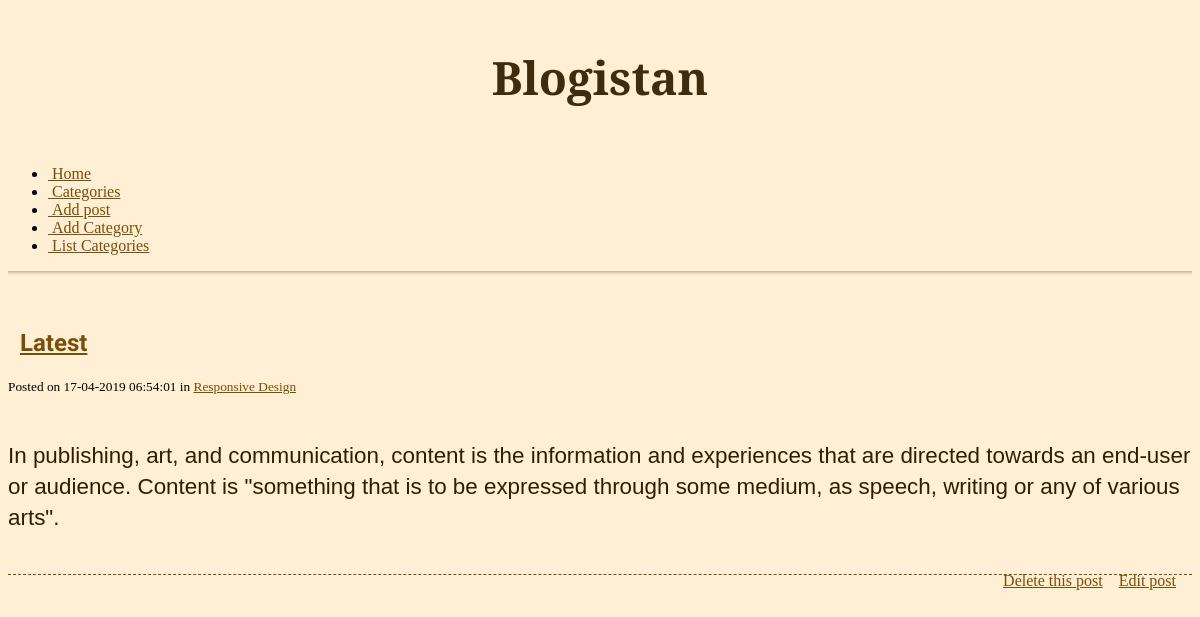
/index.php?id=39, run on the app's committed database.
### tables this page shows
CREATE TABLE `posts` (
  `id` int(6) NOT NULL AUTO_INCREMENT,
  `cat_id` int(3) NOT NULL,
  `title` varchar(255) NOT NULL,
  `contents` text NOT NULL,
  `date_posted` datetime NOT NULL,
  PRIMARY KEY (`id`)
);

### resources/func/blog.php (called while the page is built, shortened)
<?php
function get_posts($id = null, $cat_id = null) {
	$conn = mysqli_connect('localhost', 'root', 'root','blog');
	$posts = array();
	$query = "SELECT posts.id AS post_id, categories.id AS category_id, title, contents, date_posted, categories.name FROM posts INNER JOIN categories ON categories.id = posts.cat_id ";
	if ( isset($id) ) {
		$id = (int) $id;
		$query .= " WHERE `posts` . `id` = {$id}";
	}
	$query .= " ORDER BY `posts` . `id` DESC";
	$resultSet = mysqli_query($conn,$query);
	while ($row = mysqli_fetch_assoc($resultSet) ) {
		$posts[] = $row;
	}
	return $posts;
}
function fun_get_category($id = null){
	$category = '';
	$conn = mysqli_connect('localhost', 'root', 'root', 'blog');
	$resultSet = mysqli_query($conn, " SELECT name FROM categories where `id` = ${id}");
	while ($row = mysqli_fetch_assoc($resultSet)) {
		$category .= $row['name'];
	}
	return $category;
}

### index.php (the view, shortened to what this page needs)
<?php
$posts = get_posts(((isset($_GET['id'])) ? $_GET['id'] : null));
?>
<!DOCTYPE html>
<html lang="en">
<head>
	<?php include "includes/_head.php" ?>
</head>
<body>
	<div class="container">
		<div class="row">
			<div class="span6 offset3">
				<h1>Blogistan</h1>
				<br>
				<?php include "includes/_nav.php" ?>
				<hr>
				<br>
				<?php
				foreach ( $posts as $post ) {
					if ( ! category_exists('name', $post ['name'] ) ){
						$post['name'] = 'Uncategorised';
					}
					?>
					<div class="post">
						<h2><i class="icon-quote-left">&nbsp;&nbsp;</i><a href="index.php?id=<?php echo $post['post_id']; ?>"><?php echo $post['title']; ?></a></h2>
						<small> Posted on <?php echo date('d-m-Y h:i:s', strtotime($post['date_posted'])); ?>
							in <a href="category.php?id=
								<?php echo $post['category_id']; ?>">
								<?php
									$cat = fun_get_category($post['category_id']);
									echo $cat;
								?>
							</a>
						</small>
						<p class="post-content"><?php
							if(isset($_GET['id'])){
								echo nl2br($post['contents']);
							}
							else	echo substr(nl2br($post['contents']),0,60)."...";
						?></p>
						<div class="post-functions">
							<ul>
								<li><a href="delete_post.php?id=<?php echo $post["post_id"]; ?>">Delete this post</a></li>
								<li><a href="edit_post.php?id=<?php echo $post['post_id']; ?>"> Edit post</a></li>
							</ul>
						</div>
						<br />
					</div>
					<?php
				}
				?>
			</div>
		</div>
	</div>
</body>
</html>

### css/main.css (style rules this page uses)
body { background-color: rgb(255, 239, 212); }
hr { height: 12px; border: 0; box-shadow: inset 0 12px 5px -12px rgba(0, 0, 0, 0.5); }
h1 { text-align: center; margin: 1em 0 0.5em 0; font-family: 'Alegreya', sans-serif; font-size: 46px; color: rgb(63, 44, 14); }
h2,h3 { font-family: 'Acme'; }
a { color: rgb(121, 78, 10); }
.post { margin-bottom: 1.5em; border-bottom: 1px dashed rgb(121, 78, 10); }
.post-content { padding-top: 1em; font-size: 1.4em; line-height: 1.4em; font-family: 'Arial'; color:rgb(48, 30, 0); }
.post-functions ul { float: right; }
.post-functions li { display: block; float: left; padding-right: 1em; }

### data on the page
posts: title "Latest", date_posted "17-04-2019 06:54:01", cat "Responsive Design", contents "In publishing, art, and communication, content is the information and experiences that are directed towards an end-user or audience. Content is \"something that is to be expressed through some medium, as speech, writing or any of various arts\"."
